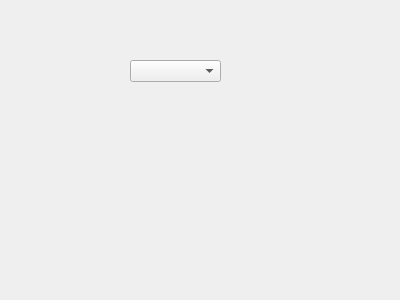
<?xml version="1.0" encoding="UTF-8"?>
<ui version="4.0">
 <class>rangeSelectMenu</class>
 <widget class="QWidget" name="rangeSelectMenu">
  <property name="geometry">
   <rect>
    <x>0</x>
    <y>0</y>
    <width>400</width>
    <height>300</height>
   </rect>
  </property>
  <property name="windowTitle">
   <string>Form</string>
  </property>
  <widget class="QComboBox" name="comboBox">
   <property name="geometry">
    <rect>
     <x>130</x>
     <y>60</y>
     <width>91</width>
     <height>22</height>
    </rect>
   </property>
  </widget>
 </widget>
 <resources/>
 <connections/>
</ui>
